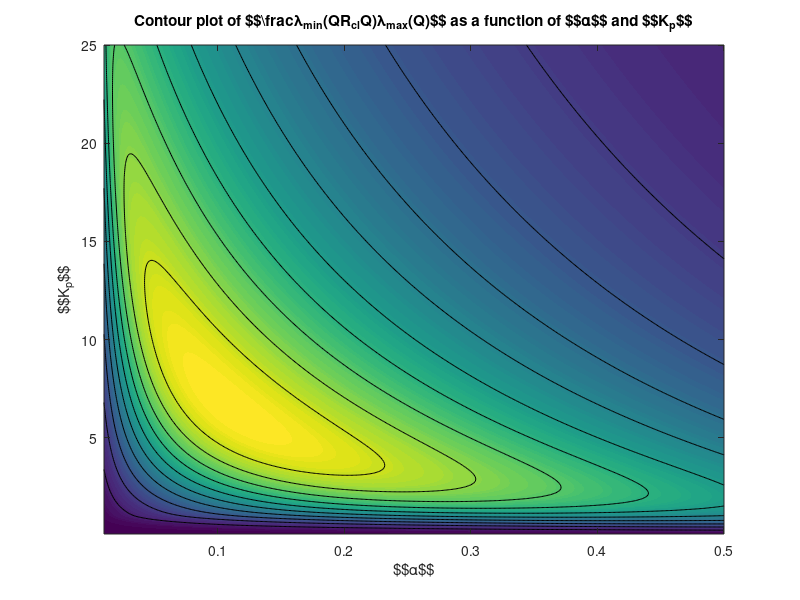

Write MATLAB code to recreate this figure.
clear
clc

%% Generate plot showing damping rate as a function of \alpha and K_p
% optimisation - z = [alpha, kd, kp]
Q = @(z) [z(3), z(1)*z(3);
        z(1)*z(3), 1+z(1)^2*z(3)];
R = @(z) [z(1), 0;
        0, z(2)];
damping = @(z) min(eig(Q(z)*R(z)*Q(z)))/max(eig(Q(z)));

% Define the range for the first and second elements of z
alpha_range = 0.01:0.001:0.5;  % Adjust the range and step as necessary
kp_range = 0.1:0.1:25; 
kd = 10;

% Pre-allocate a matrix to store the damping values
damping_values2 = zeros(length(alpha_range), length(kp_range));

% Loop over the range of z1 and z2 values
for i = 1:length(alpha_range)
    for j = 1:length(kp_range)
        z = [alpha_range(i); kd; kp_range(j)];  % Assuming z(3) is constant, e.g., z(3) = 1
        damping_values2(i, j) = damping(z);
    end
end

% Create a meshgrid for plotting
[Z1, Z2] = meshgrid(alpha_range, kp_range);

% Plot the surface
figure;
% Generate a height map and contour plot of the objective function
contourf(Z1, Z2, damping_values2.', 100, 'LineStyle', 'none')
hold on
contour(Z1, Z2, damping_values2.', 10, 'k')
% Add labels to plot
xlabel('$$\alpha$$');
ylabel('$$K_p$$');
title('Contour plot of $$\frac{\lambda_{min}(QR_{cl}Q)}{\lambda_{max}(Q)}$$ as a function of $$\alpha$$ and $$K_p$$');